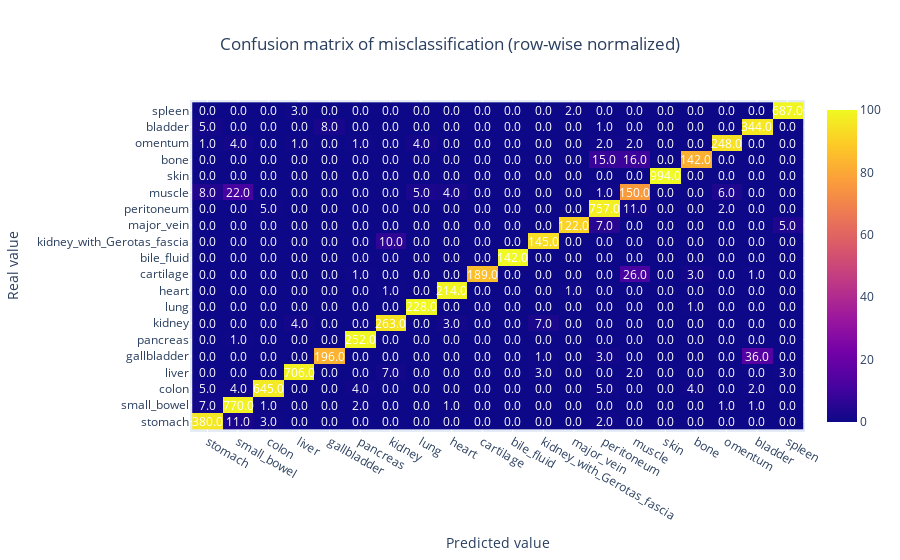

Source (notebook cell):
### Code cell
cm_total = np.sum(np.stack(df_val["confusion_matrix"].values), axis=0)
create_confusion_figure(cm_total, labels=mapping.label_names())
